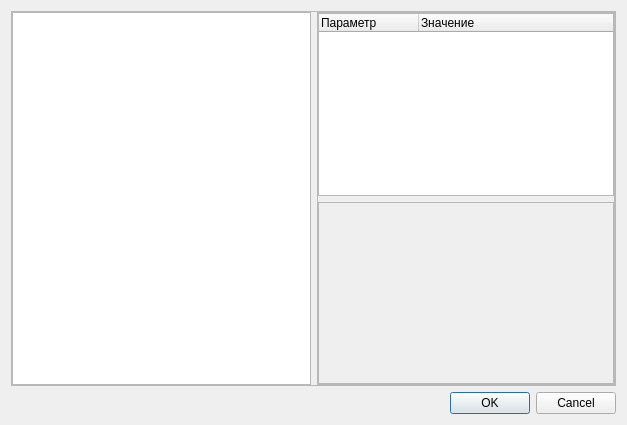
<?xml version="1.0" encoding="UTF-8"?>
<ui version="4.0">
 <class>CreateDetail</class>
 <widget class="QDialog" name="CreateDetail">
  <property name="geometry">
   <rect>
    <x>0</x>
    <y>0</y>
    <width>627</width>
    <height>425</height>
   </rect>
  </property>
  <property name="windowTitle">
   <string>Dialog</string>
  </property>
  <layout class="QVBoxLayout" name="verticalLayout">
   <item>
    <widget class="QFrame" name="frame">
     <property name="frameShape">
      <enum>QFrame::StyledPanel</enum>
     </property>
     <property name="frameShadow">
      <enum>QFrame::Raised</enum>
     </property>
     <layout class="QHBoxLayout" name="horizontalLayout">
      <property name="spacing">
       <number>6</number>
      </property>
      <property name="leftMargin">
       <number>0</number>
      </property>
      <property name="topMargin">
       <number>0</number>
      </property>
      <property name="rightMargin">
       <number>0</number>
      </property>
      <property name="bottomMargin">
       <number>0</number>
      </property>
      <item>
       <widget class="QListWidget" name="listWidget">
        <property name="viewMode">
         <enum>QListView::IconMode</enum>
        </property>
       </widget>
      </item>
      <item>
       <widget class="QFrame" name="frame_2">
        <property name="frameShape">
         <enum>QFrame::StyledPanel</enum>
        </property>
        <property name="frameShadow">
         <enum>QFrame::Raised</enum>
        </property>
        <layout class="QVBoxLayout" name="verticalLayout_2" stretch="1,1">
         <property name="leftMargin">
          <number>0</number>
         </property>
         <property name="topMargin">
          <number>0</number>
         </property>
         <property name="rightMargin">
          <number>0</number>
         </property>
         <property name="bottomMargin">
          <number>0</number>
         </property>
         <item>
          <widget class="QTreeWidget" name="PropertiesList">
           <column>
            <property name="text">
             <string>Параметр</string>
            </property>
           </column>
           <column>
            <property name="text">
             <string>Значение</string>
            </property>
           </column>
          </widget>
         </item>
         <item>
          <widget class="QFrame" name="Preview">
           <property name="frameShape">
            <enum>QFrame::StyledPanel</enum>
           </property>
           <property name="frameShadow">
            <enum>QFrame::Raised</enum>
           </property>
          </widget>
         </item>
        </layout>
       </widget>
      </item>
     </layout>
    </widget>
   </item>
   <item>
    <widget class="QDialogButtonBox" name="buttonBox">
     <property name="orientation">
      <enum>Qt::Horizontal</enum>
     </property>
     <property name="standardButtons">
      <set>QDialogButtonBox::Cancel|QDialogButtonBox::Ok</set>
     </property>
    </widget>
   </item>
  </layout>
 </widget>
 <resources/>
 <connections>
  <connection>
   <sender>buttonBox</sender>
   <signal>accepted()</signal>
   <receiver>CreateDetail</receiver>
   <slot>accept()</slot>
   <hints>
    <hint type="sourcelabel">
     <x>248</x>
     <y>254</y>
    </hint>
    <hint type="destinationlabel">
     <x>157</x>
     <y>274</y>
    </hint>
   </hints>
  </connection>
  <connection>
   <sender>buttonBox</sender>
   <signal>rejected()</signal>
   <receiver>CreateDetail</receiver>
   <slot>reject()</slot>
   <hints>
    <hint type="sourcelabel">
     <x>316</x>
     <y>260</y>
    </hint>
    <hint type="destinationlabel">
     <x>286</x>
     <y>274</y>
    </hint>
   </hints>
  </connection>
 </connections>
</ui>
